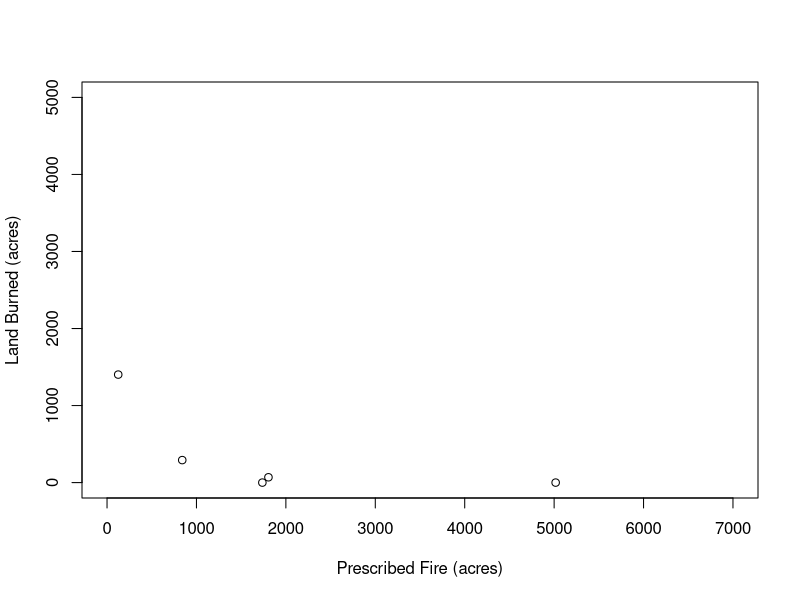
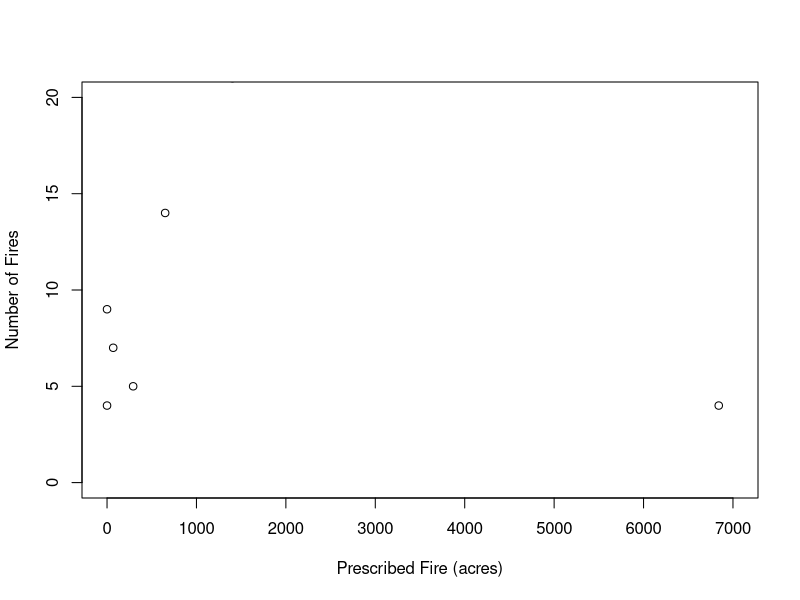

Generate these figures, in order, with R: (Note: this script raises an error after producing the figures.)
## ---- chunk 1
knitr::opts_chunk$set(echo = TRUE)
## ---- chunk 2
acres=read.csv("Prescribed_fires_v_acres.csv")

plot(acres$Prescribed~acres$Acres, type="p", xlim=c(0,7000), ylim=c(0,5000), xlab="Prescribed Fire (acres)", ylab="Land Burned (acres)")
## ---- chunk 3
nofires=read.csv("precribed_fires_v_number_of_fires.csv")

plot(nofires$fires~nofires$Prescribed, type="p", xlim=c(0,7000), ylim=c(0,20), ylab="Number of Fires", xlab="Prescribed Fire (acres)")

## ---- chunk 4
knitr::include_graphics("Biggest 3 counties by area.PNG")
## ---- chunk 5
knitr::include_graphics("California county population density.PNG")
## ---- chunk 6
knitr::include_graphics("Top 3 pop counties.PNG")
## ---- chunk 7
#knitr::include_graphics("Lowest three pop counties.PNG")
